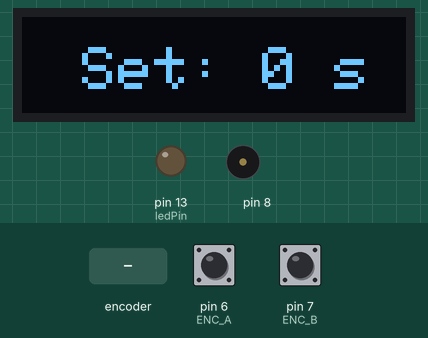
Simulated run of this sketch. Board: Arduino Uno, built with avr-gcc and run on an emulated ATmega328P. Parts: 128×32 one-colour display, output pins drawn as LEDs (lit = HIGH), buzzer (waves = sounding). The inputs (shaded band) are chosen by the test bench; at power-on: pin 6 (ENC_A) HIGH, pin 7 (ENC_B) HIGH. The display library's start-up logo is not drawn; what the sketch prints to the serial monitor is not drawn.

Above: at 1.3 s.
1.4 s: rotary encoder on pin 6 (ENC_A) / pin 7 (ENC_B) turned 2 steps (second pin leading)
At 2.9 s:
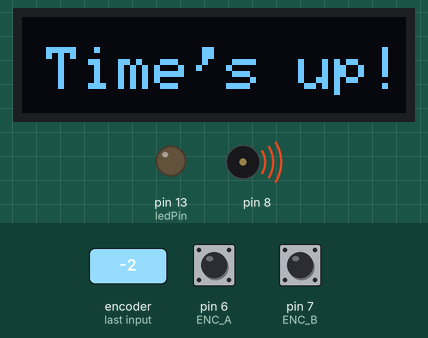
At 4.4 s:
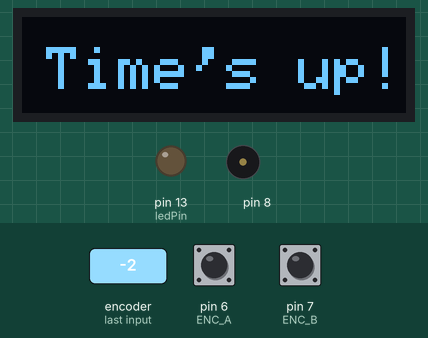
Timing chart, 0 to 5.9 s (numbered marks = the images above; inputs shaded):
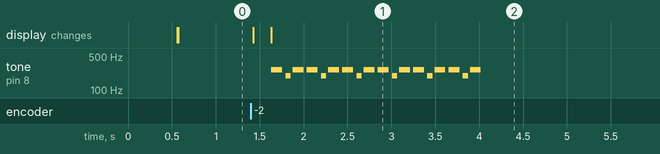

Measured:
- after the input at 1.4 s, tone on pin 8: silent → 262 Hz after 0.23 s, then repeats every 0.40 s: silent 0.04 s, 196 Hz 0.06 s, silent 0.02 s, 262 Hz 0.13 s, silent 0.04 s, 262 Hz 0.13 s, until it stays silent from 4.0 s; the display: first changes at once (image 1 shows a later state)

The sketch:

homemadeTimer.ino
```cpp
/*
 * Digital Timer
 *
 * Written by Russell Bingham for CT IDD Fa20 Lab 1
 *
 * Based on the sample code specified in the lab manual
 *
 * 9/7/20
 *
 */


#include <SPI.h>
#include <Wire.h>
#include <Adafruit_GFX.h>
#include <Adafruit_SSD1306.h>

#define SCREEN_WIDTH 128 // OLED display width, in pixels
#define SCREEN_HEIGHT 32 // OLED display height, in pixels

#define ENC_A 6 //these need to be digital input pins
#define ENC_B 7

#define OLED_RESET     4 // Reset pin # (or -1 if sharing Arduino reset pin)
Adafruit_SSD1306 display(SCREEN_WIDTH, SCREEN_HEIGHT, &Wire, OLED_RESET);

int sensorPin = A0;    // select the input pin for the potentiometer
int ledPin = 13;      // select the pin for the LED
int sensorValue = 0;  // variable to store the value coming from the sensor

// notes in the melody:
int melody[] = {
  262, 196, 262, 262, 196, 262, 262, 196, 262, 262, 196, 262, 262, 196, 262, 262, 196, 262
};

// note durations: 4 = quarter note, 8 = eighth note, etc.:
int noteDurations[] = {
  4, 8, 4, 4, 8, 4, 4, 8, 4, 4, 8, 4, 4, 8, 4, 4, 8, 4
};


void setup() {

  // screen setup
  // declare the ledPin as an OUTPUT:
  pinMode(ledPin, OUTPUT);

  Serial.begin(9600);

  // SSD1306_SWITCHCAPVCC = generate display voltage from 3.3V internally
  if(!display.begin(SSD1306_SWITCHCAPVCC, 0x3C)) { // Address 0x3C for 128x32
    Serial.println(F("SSD1306 allocation failed"));
    for(;;); // Don't proceed, loop forever
  }

  // Show initial display buffer contents on the screen --
  // the library initializes this with an Adafruit splash screen.
  display.display();
  delay(500); // Pause for 2 seconds

  // Clear the buffer
  display.clearDisplay();

  display.setTextSize(2);      // Normal 1:1 pixel scale
  display.setTextColor(SSD1306_WHITE); // Draw white text
  display.cp437(true);         // Use full 256 char 'Code Page 437' font


  //encoder setup
  /* Setup encoder pins as inputs */
  pinMode(ENC_A, INPUT_PULLUP);
  pinMode(ENC_B, INPUT_PULLUP);

  int timeAmt = 0;

  display.clearDisplay();
  display.setCursor(8, 10);
  display.print("Time: ");
  display.print(timeAmt);
  display.println(" s");

  display.display();

  // get time amount from encoder
  static unsigned int counter4x = 0;      //the SparkFun encoders jump by 4 states from detent to detent
  static unsigned int counter = 0;
  static unsigned int prevCounter = 0;
  int tmpdata;

  // turn encoder up to set time, loop until user turns counterclockwise to start timer
  while (prevCounter <= counter) {
    tmpdata = read_encoder();

    if( tmpdata) {
      prevCounter = counter;
      counter4x += tmpdata;
      counter = counter4x/4;
      if (prevCounter != counter){
        Serial.print("Counter value: ");
        Serial.println(counter);
      }
    }

    // show current set value
    display.clearDisplay();
    display.setCursor(20, 10);
    display.print("Set: ");
    display.print(counter);
    display.println(" s");

    display.display();
  }

  // count down
  while (counter >= 0 && counter < 1000) {
    // display time left
    display.clearDisplay();
    display.setCursor(8, 10);
    display.print("Time: ");
    display.print(counter);
    display.println(" s");

    display.display();
    delay(1000);
    counter = counter - 1;
  }

  // show end alert
  display.clearDisplay();
  display.setCursor(8, 10);
  display.println("Time's up!");

  display.display();
  playTune(); // play jingle

}

void loop() {
// no need to loop
}


/* returns change in encoder state (-1,0,1) */
int read_encoder()
{
  static int enc_states[] = {
    0,-1,1,0,1,0,0,-1,-1,0,0,1,0,1,-1,0  };
  static byte ABab = 0;
  ABab *= 4;                   //shift the old values over 2 bits
  ABab = ABab%16;      //keeps only bits 0-3
  ABab += 2*digitalRead(ENC_A)+digitalRead(ENC_B); //adds enc_a and enc_b values to bits 1 and 0
  return ( enc_states[ABab]);


}


// plays the timer end tune
// yoinked from sample code
void playTune() {

  for (int thisNote = 0; thisNote < 18; thisNote++) {

    // to calculate the note duration, take one second divided by the note type.
    //e.g. quarter note = 1000 / 4, eighth note = 1000/8, etc.
    int noteDuration = 500 / noteDurations[thisNote];
    tone(8, melody[thisNote], noteDuration);

    // to distinguish the notes, set a minimum time between them.
    // the note's duration + 30% seems to work well:
    int pauseBetweenNotes = noteDuration * 1.30;
    delay(pauseBetweenNotes);
    // stop the tone playing:
    noTone(8);
  }
}
```
